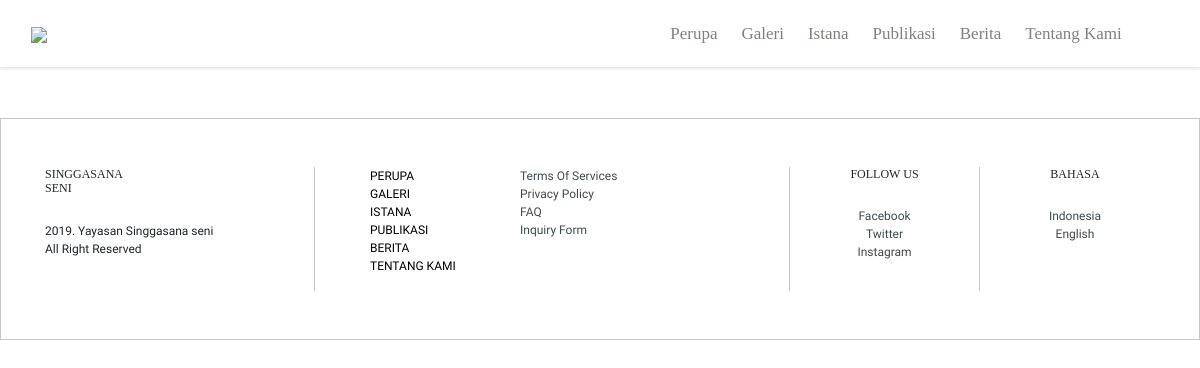
The page /termsofservices/ on the database as committed earlier.
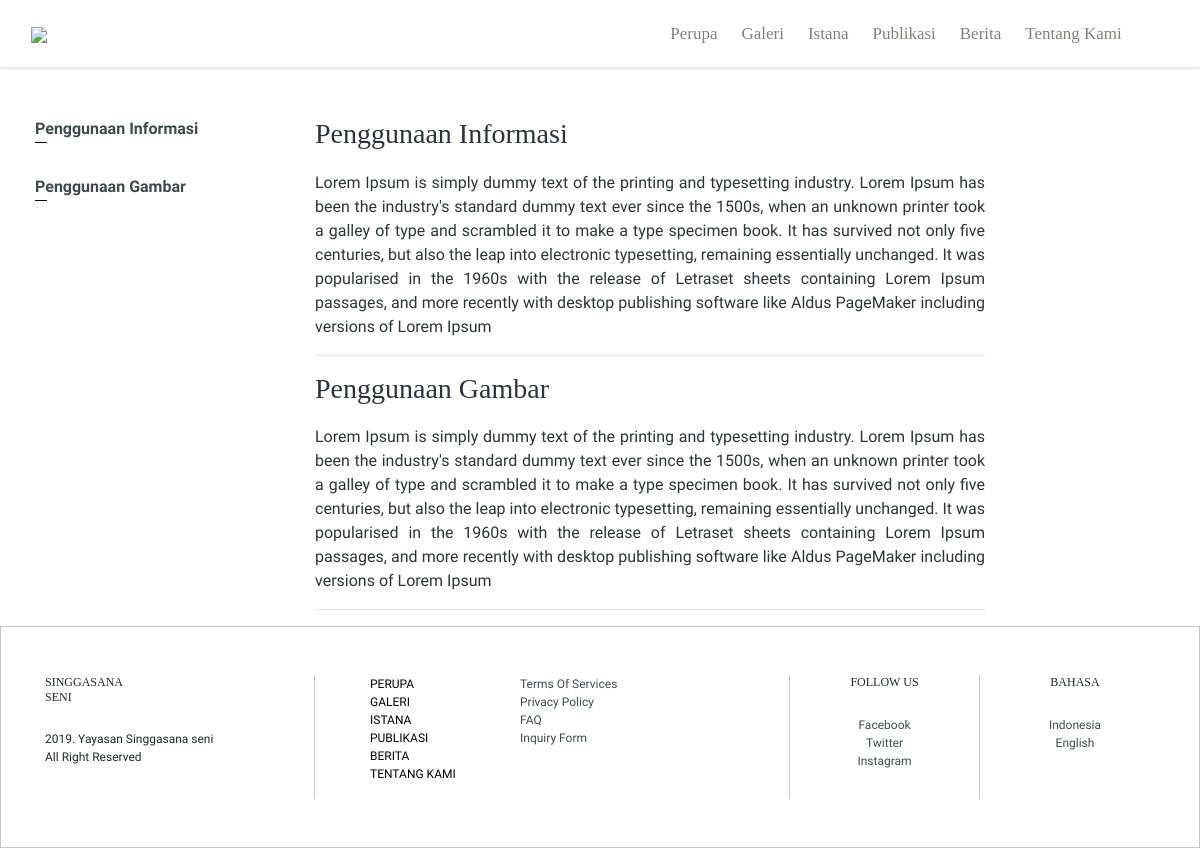
The same page on the database as committed later.
### singgasanaseni/models.py (models this page shows, shortened)
class Tos(models.Model):
    Judul = models.CharField(max_length=150)
    Isi = models.TextField()
    Judul_en = models.CharField(max_length=150)
    Isi_en = models.TextField()
    Created = models.DateTimeField(auto_now_add=True)
    Edited = models.DateTimeField(auto_now=True)
    class Meta:
        verbose_name_plural = 'Term of Services'

### singgasanaseni/views.py (the view)
# urls.py: path('termsofservices/', singgasanaseniviews.ToS, name= 'Tos'),
def ToS(request):
    Terms = Tos.objects.all().order_by('-Judul').distinct()
    return render(request, 'footer/tos.html', {'Terms': Terms})

### singgasanaseni/context_processors.py (called while the page is built)
def ga_tracking_id(request):
    return {'ga_tracking_id': settings.GA_TRACKING_ID}

### singgasanaseni/templates/footer/tos.html (shortened to what this page needs)
{% extends "base.html" %}
{% load static %}
{% block content %}
 <article>
      <div class="container-fluid">
          <div class="row sectionistana">
            <div class="col-md-3 sidebaristana sidebarberita">
              <div class="fixedmenuberita" id="menufixed">
                  {% for term in Terms %}
                    <div class="beritaterkait">
                         <font><a href="#{{ term.Judul | slugify }}">{{ term.Judul }}</a></font><br>
                         <span>&nbsp;&nbsp;&nbsp;</span>
                     </div>
                {% endfor %}
            </div>
            </div>
          <div class="col-md-7 isiberita" style="text-align: justify; color: #2f3238">
          {% for term in Terms %}
            <div id="{{ term.Judul |slugify }}">
                <div class="heading">
                        <h3>{{ term.Judul }}</h3>
                </div>
                <p>
                  {{ term.Isi }}
                </p>
            </div><hr/>
          {% endfor %}
          </div>
          </div>
      </div>
    </article>
{% endblock content%}

Rows that differ between the two databases and show on the page:
added Tos: Judul "Penggunaan Informasi", Isi "Lorem Ipsum is simply dummy text of the printing and typesetting industry. Lorem Ipsum has been the industry's standard dummy text ever since the 1500s, when an unknown printer took a galley of type and scrambled it to make a type specimen book. It has survived not only five centuries, but also the leap into electronic typesetting, remaining essentially unchanged. It was popularised in the 1960s with the release of Letraset sheets containing Lorem Ipsum passages, and more recently with desktop publishing software like Aldus PageMaker including versions of Lorem Ipsum"
added Tos: Judul "Penggunaan Gambar", Isi "Lorem Ipsum is simply dummy text of the printing and typesetting industry. Lorem Ipsum has been the industry's standard dummy text ever since the 1500s, when an unknown printer took a galley of type and scrambled it to make a type specimen book. It has survived not only five centuries, but also the leap into electronic typesetting, remaining essentially unchanged. It was popularised in the 1960s with the release of Letraset sheets containing Lorem Ipsum passages, and more recently with desktop publishing software like Aldus PageMaker including versions of Lorem Ipsum"
